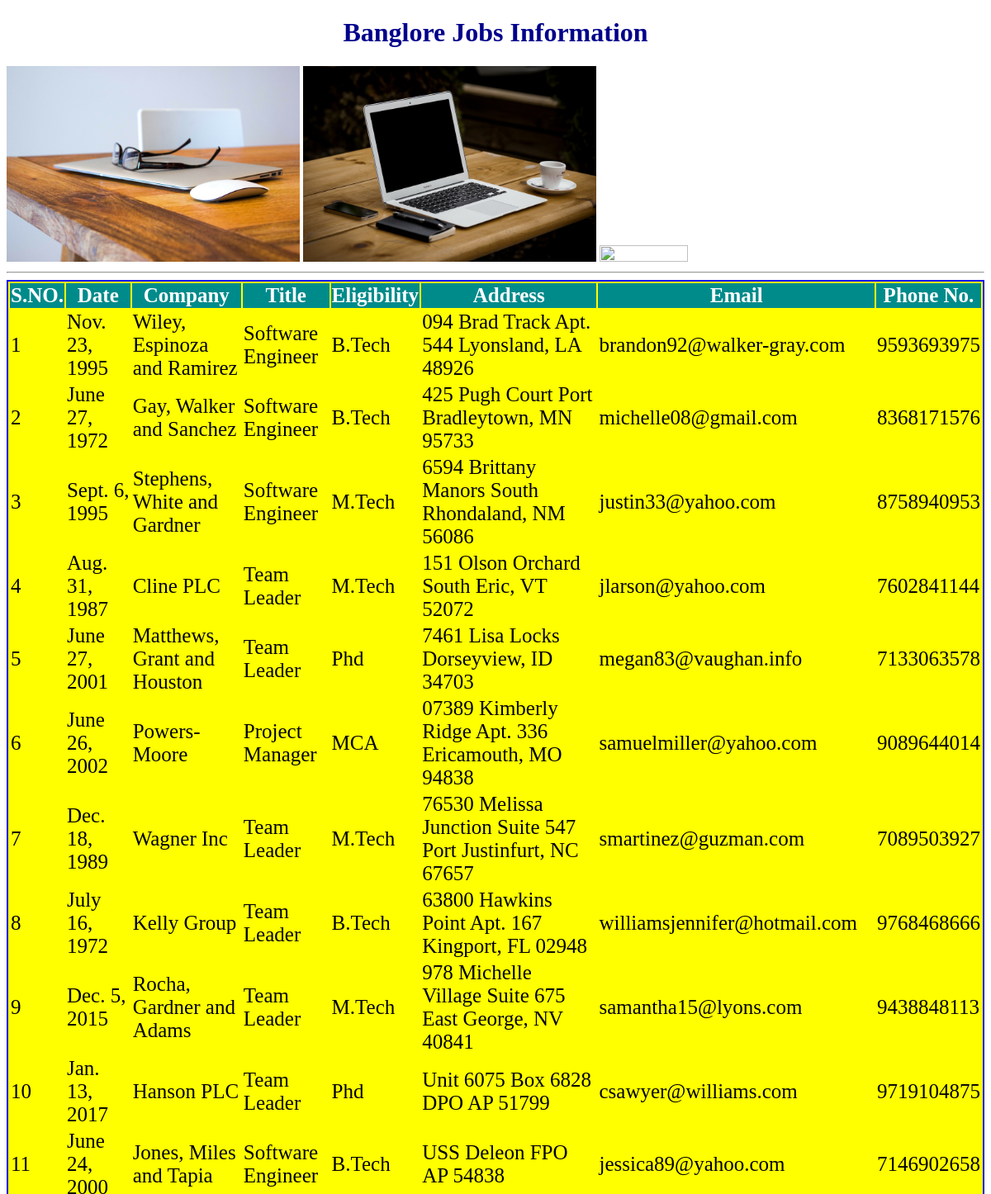
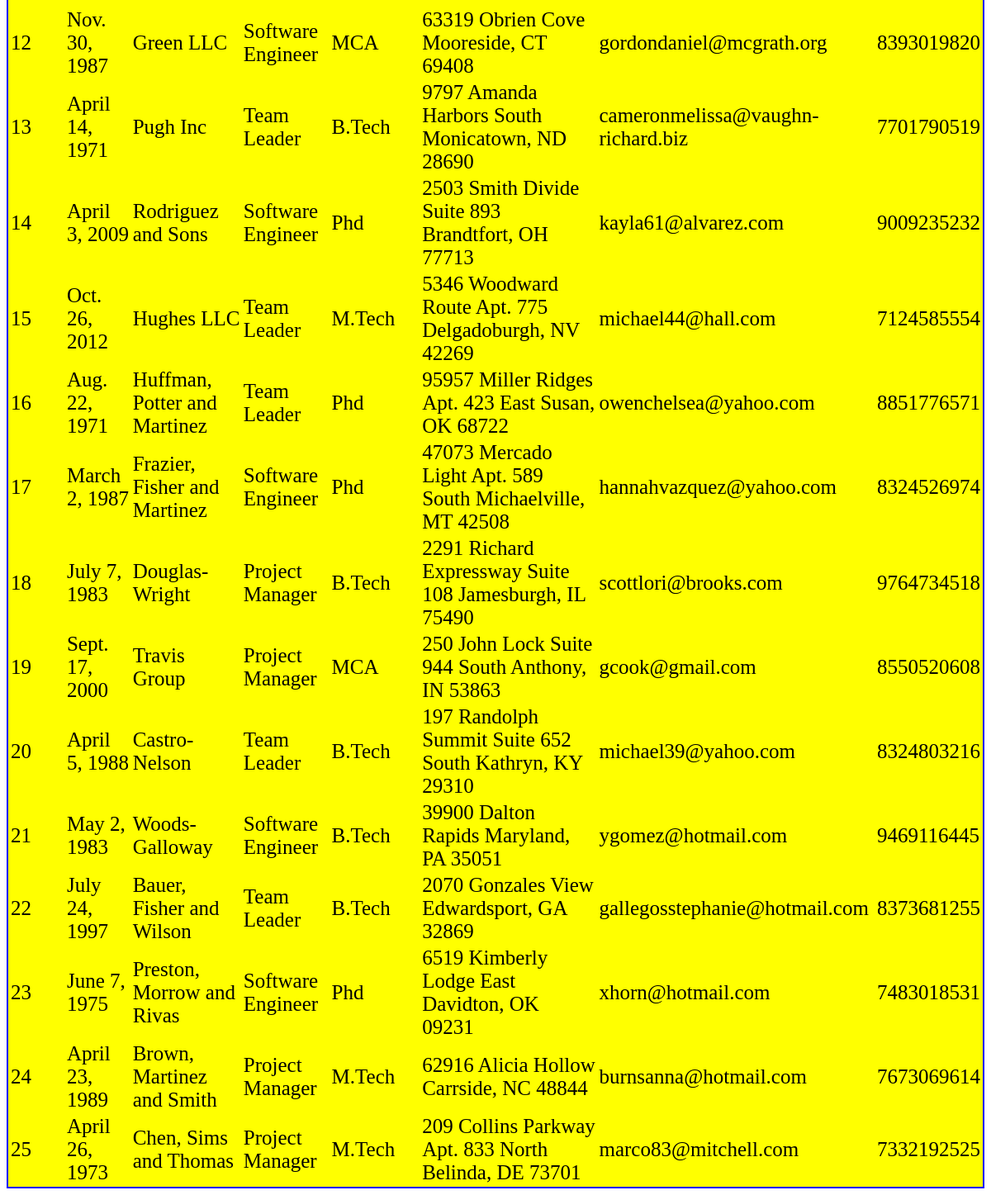
The app's page /bangjobs/ with its own data (2 pictures, top to bottom).
### jobsApp/models.py (models this page shows)
class bangjobs(models.Model):
    date = models.DateField()
    company = models.CharField(max_length=100)
    title = models.CharField(max_length=100)
    eligibility = models.CharField(max_length=100)
    address = models.CharField(max_length=100)
    email = models.EmailField()
    phonenumber = models.IntegerField()

### jobsApp/views.py (the view)
# urls.py: path('bangjobs/', views.bangjobs1),
def bangjobs1(request):
    job_list = bangjobs.objects.order_by('id')
    my_dict = {'job_list':job_list}
    return render(request,'templates/testapp/bangjobs.html',context=my_dict)

### templates/testapp/bangjobs.html (shortened to what this page needs)
<!DOCTYPE html>
{% load static %}
<html lang="en">
<head>
    <link rel="stylesheet" href="{% static 'css/style.css' %}">
</head>
<body>
    <h1>Banglore Jobs Information</h1>
    <img src="{% static 'images/macbook-336704_1920.jpg' %}" style="height: 30%;width: 30%">
    <img src="{% static 'images/workstation-336369_1920.jpg' %}" style="height: 30%;width: 30%">
    <img src="{% static 'images/write-593333_1920.jpg' %}" style="height: 30%;width: 30%">
    <hr>
    {% if job_list %}
    <table id="tab">
        <thead>
            <th>S.NO.</th>
            <th>Date</th>
            <th>Company</th>
            <th>Title</th>
            <th>Eligibility</th>
            <th>Address</th>
            <th>Email</th>
            <th>Phone No.</th>
        </thead>
        {% for job in job_list %}
            <tr>
                <td>{{ job.id }}</td>
                <td>{{ job.date }}</td>
                <td>{{ job.company }}</td>
                <td>{{ job.title }}</td>
                <td>{{ job.eligibility }}</td>
                <td>{{ job.address }}</td>
                <td>{{ job.email }}</td>
                <td>{{ job.phonenumber }}</td>
            </tr>
        {% endfor %}
    </table>
        {% else %}
        <p>No Jobs Found in Banglore.</p>
    {% endif %}
</body>
</html>

### jobsApp/static/css/style.css (style rules this page uses)
h1 { color: darkblue; text-align: center; }
table { border: 2px solid blue; margin: auto; background-color: yellow; font-size: 25px; }
thead { background-color: darkcyan; color: white; }
img { width: 30%; height: 30%; }

### records on screen
bangjobs: id "1", date "Nov. 23, 1995", company "Wiley, Espinoza and Ramirez", title "Software Engineer", eligibility "B.Tech", address "094 Brad Track Apt. 544 Lyonsland, LA 48926", email "brandon92@walker-gray.com", phonenumber "9593693975"
bangjobs: id "2", date "June 27, 1972", company "Gay, Walker and Sanchez", title "Software Engineer", eligibility "B.Tech", address "425 Pugh Court Port Bradleytown, MN 95733", email "michelle08@gmail.com", phonenumber "8368171576"
bangjobs: id "3", date "Sept. 6, 1995", company "Stephens, White and Gardner", title "Software Engineer", eligibility "M.Tech", address "6594 Brittany Manors South Rhondaland, NM 56086", email "justin33@yahoo.com", phonenumber "8758940953"
bangjobs: id "4", date "Aug. 31, 1987", company "Cline PLC", title "Team Leader", eligibility "M.Tech", address "151 Olson Orchard South Eric, VT 52072", email "jlarson@yahoo.com", phonenumber "7602841144"
bangjobs: id "5", date "June 27, 2001", company "Matthews, Grant and Houston", title "Team Leader", eligibility "Phd", address "7461 Lisa Locks Dorseyview, ID 34703", email "megan83@vaughan.info", phonenumber "7133063578"
bangjobs: id "6", date "June 26, 2002", company "Powers-Moore", title "Project Manager", eligibility "MCA", address "07389 Kimberly Ridge Apt. 336 Ericamouth, MO 94838", email "samuelmiller@yahoo.com", phonenumber "9089644014"
bangjobs: id "7", date "Dec. 18, 1989", company "Wagner Inc", title "Team Leader", eligibility "M.Tech", address "76530 Melissa Junction Suite 547 Port Justinfurt, NC 67657", email "smartinez@guzman.com", phonenumber "7089503927"
bangjobs: id "8", date "July 16, 1972", company "Kelly Group", title "Team Leader", eligibility "B.Tech", address "63800 Hawkins Point Apt. 167 Kingport, FL 02948", email "williamsjennifer@hotmail.com", phonenumber "9768468666"
bangjobs: id "9", date "Dec. 5, 2015", company "Rocha, Gardner and Adams", title "Team Leader", eligibility "M.Tech", address "978 Michelle Village Suite 675 East George, NV 40841", email "samantha15@lyons.com", phonenumber "9438848113"
bangjobs: id "10", date "Jan. 13, 2017", company "Hanson PLC", title "Team Leader", eligibility "Phd", address "Unit 6075 Box 6828 DPO AP 51799", email "csawyer@williams.com", phonenumber "9719104875"
bangjobs: id "11", date "June 24, 2000", company "Jones, Miles and Tapia", title "Software Engineer", eligibility "B.Tech", address "USS Deleon FPO AP 54838", email "jessica89@yahoo.com", phonenumber "7146902658"
bangjobs: id "12", date "Nov. 30, 1987", company "Green LLC", title "Software Engineer", eligibility "MCA", address "63319 Obrien Cove Mooreside, CT 69408", email "gordondaniel@mcgrath.org", phonenumber "8393019820"
bangjobs: id "13", date "April 14, 1971", company "Pugh Inc", title "Team Leader", eligibility "B.Tech", address "9797 Amanda Harbors South Monicatown, ND 28690", email "cameronmelissa@vaughn-richard.biz", phonenumber "7701790519"
bangjobs: id "14", date "April 3, 2009", company "Rodriguez and Sons", title "Software Engineer", eligibility "Phd", address "2503 Smith Divide Suite 893 Brandtfort, OH 77713", email "kayla61@alvarez.com", phonenumber "9009235232"
bangjobs: id "15", date "Oct. 26, 2012", company "Hughes LLC", title "Team Leader", eligibility "M.Tech", address "5346 Woodward Route Apt. 775 Delgadoburgh, NV 42269", email "michael44@hall.com", phonenumber "7124585554"
bangjobs: id "16", date "Aug. 22, 1971", company "Huffman, Potter and Martinez", title "Team Leader", eligibility "Phd", address "95957 Miller Ridges Apt. 423 East Susan, OK 68722", email "owenchelsea@yahoo.com", phonenumber "8851776571"
bangjobs: id "17", date "March 2, 1987", company "Frazier, Fisher and Martinez", title "Software Engineer", eligibility "Phd", address "47073 Mercado Light Apt. 589 South Michaelville, MT 42508", email "hannahvazquez@yahoo.com", phonenumber "8324526974"
bangjobs: id "18", date "July 7, 1983", company "Douglas-Wright", title "Project Manager", eligibility "B.Tech", address "2291 Richard Expressway Suite 108 Jamesburgh, IL 75490", email "scottlori@brooks.com", phonenumber "9764734518"
bangjobs: id "19", date "Sept. 17, 2000", company "Travis Group", title "Project Manager", eligibility "MCA", address "250 John Lock Suite 944 South Anthony, IN 53863", email "gcook@gmail.com", phonenumber "8550520608"
bangjobs: id "20", date "April 5, 1988", company "Castro-Nelson", title "Team Leader", eligibility "B.Tech", address "197 Randolph Summit Suite 652 South Kathryn, KY 29310", email "michael39@yahoo.com", phonenumber "8324803216"
bangjobs: id "21", date "May 2, 1983", company "Woods-Galloway", title "Software Engineer", eligibility "B.Tech", address "39900 Dalton Rapids Maryland, PA 35051", email "ygomez@hotmail.com", phonenumber "9469116445"
bangjobs: id "22", date "July 24, 1997", company "Bauer, Fisher and Wilson", title "Team Leader", eligibility "B.Tech", address "2070 Gonzales View Edwardsport, GA 32869", email "gallegosstephanie@hotmail.com", phonenumber "8373681255"
bangjobs: id "23", date "June 7, 1975", company "Preston, Morrow and Rivas", title "Software Engineer", eligibility "Phd", address "6519 Kimberly Lodge East Davidton, OK 09231", email "xhorn@hotmail.com", phonenumber "7483018531"
bangjobs: id "24", date "April 23, 1989", company "Brown, Martinez and Smith", title "Project Manager", eligibility "M.Tech", address "62916 Alicia Hollow Carrside, NC 48844", email "burnsanna@hotmail.com", phonenumber "7673069614"
bangjobs: id "25", date "April 26, 1973", company "Chen, Sims and Thomas", title "Project Manager", eligibility "M.Tech", address "209 Collins Parkway Apt. 833 North Belinda, DE 73701", email "marco83@mitchell.com", phonenumber "7332192525"
